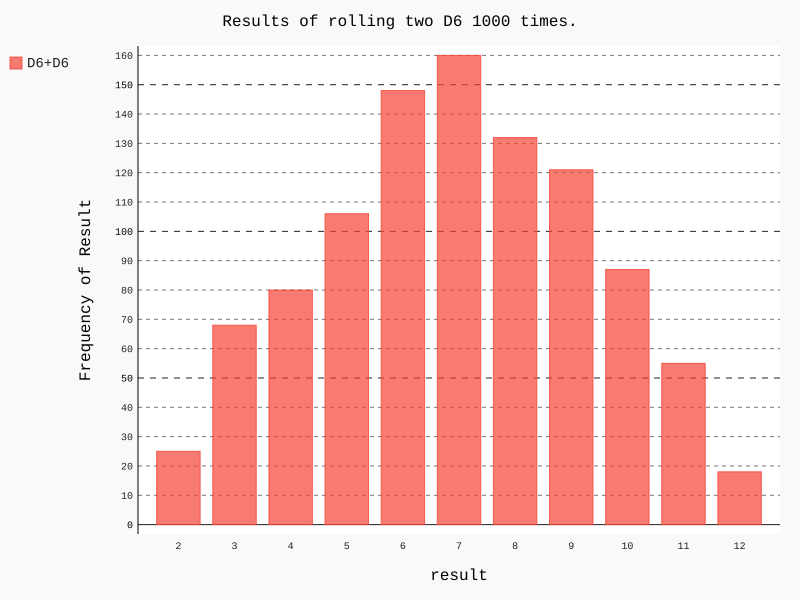

Python code for this plot:
from die import Die
import pygal

die_1 = Die()
die_2 = Die()

res = []

for roll_num in range(1000):
    re = die_1.roll() + die_2.roll()
    res.append(re)

frequencies = []
for value in range(2, (die_1.num_sides+die_2.num_sides+1)):
    frequency = res.count(value)
    frequencies.append(frequency)


hist = pygal.Bar()

hist.title = "Results of rolling two D6 1000 times."

hist.x_labels = [str(x) for x in range(2,(die_1.num_sides+die_2.num_sides+1))]

hist.x_title = "result"
hist.y_title = "Frequency of Result"

hist.add('D6+D6', frequencies)

hist.render_to_file('./dice_visual.svg')
